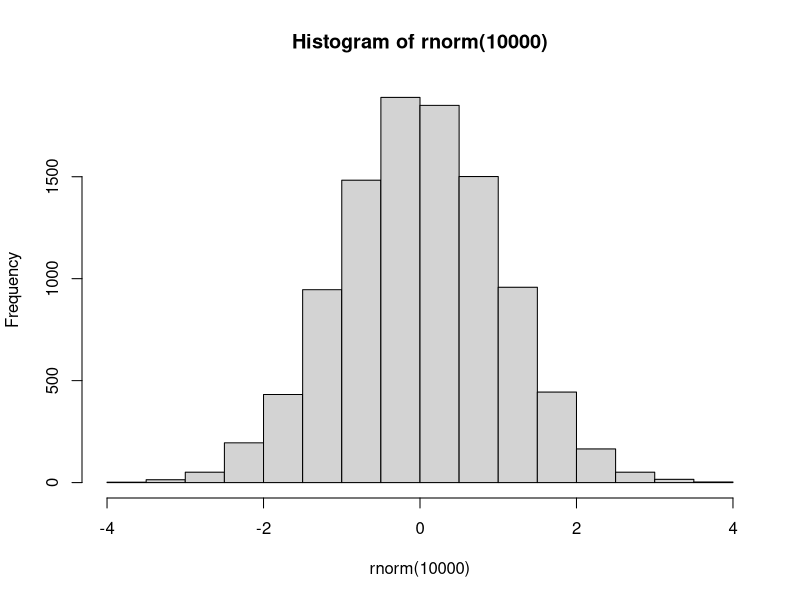

Source code (R): (Note: this script raises an error after producing the figure.)
hist(rnorm(10000))

1:100 # generate a range of integers between 1 and 100, including both

3 + 7
10 - 3
10 * 3
10 / 3
10 ^ 3
10 %% 3
10 %/% 3

# Functions
exp(3)
sqrt(3)
log(3)
log(3, 10)
log10(3)
log1p(2)
log2(10)
pi
abs(-10.2)
abs(3-9)


# Relational n logical Operators

!TRUE
1 == 2
1 %in% c(1,2,3)
'A' != 'A'
10 > 9 
10 < 9
10 >= 9
10 <= 9
10 == 9 | 10 > 9
10 == 10 & 10 > 9


# Assigning values to a variable using <- or ->
NUM <- 2023
2022 -> lastyear # works both ways
NUM

print(NUM)

(nextyear <- 2024)

# The equal symbol is only used inside functions
bs <- 2 + 8
log(10, base = bs) 


# ==== FUNCTIONS ==== #
x <- c(7,9,3,4,5,3,7,8)
sd(x) # Standard Deviation
sd
var # Variance

data("iris")
set.seed(123)
x <- rnorm(30, 2, 1)
y <- rnorm(30, 5, 3)*x/2
letter <- c("A", "B", "A", "A")

x |> round(2)
x %>% round(2)
mean(x)
median(x)
sd(x)
var(x)
quantile(x)
range(x) # Minimum and maximum values within a range
seq_along(x) # creates a sequence of integers between 1 and x
sum(x)
max(x)
min(x)
seq(0, 10, 2) # creates a sequence from A to B, with a step of C
seq(0, 10, length=25)
rep("Peru", 15)
paste0("Seventh", "Wonder")
sort(c("Z", "C", "G", "A"))
rev(c("Z", "C", "G", "A"))
unique(letter)
scale(x)
lm(Petal.Length ~ Sepal.Length, data=iris)
glm(Petal.Length ~ Sepal.Length, data=iris)
aov(Petal.Length ~ Species, data = iris)
summary(x)
chisq.test(x, y)
t.test(x, y)
cor.test(x, y, method = "pearson")
plot(x, y)
pairs(iris)
hist(x)
boxplot(x)
plot(density(x))
rnorm(100, mean = 1, sd = 0)
set.seed(123)
getwd()
str(iris)
View(iris)
names(iris)
colnames(iris)
rownames(iris)
nrow(iris)
ncol(iris)
head(iris)
tail(iris)
ls()
rm(iris)
rm(ls())
dev.off()
install.packages("tidyverse")
library(tidyverse)
table(letter)
subset(iris, Petal.Length > 6.5)
sample(x, 3)
data('iris')
round(0.00887, 2)
signif(0.00887, 2)
print(x)
return(x)
cut(1:20, breaks = 3)
cut(1:20, breaks = 3) |> factor(labels = c('A', 'B', 'C'))
